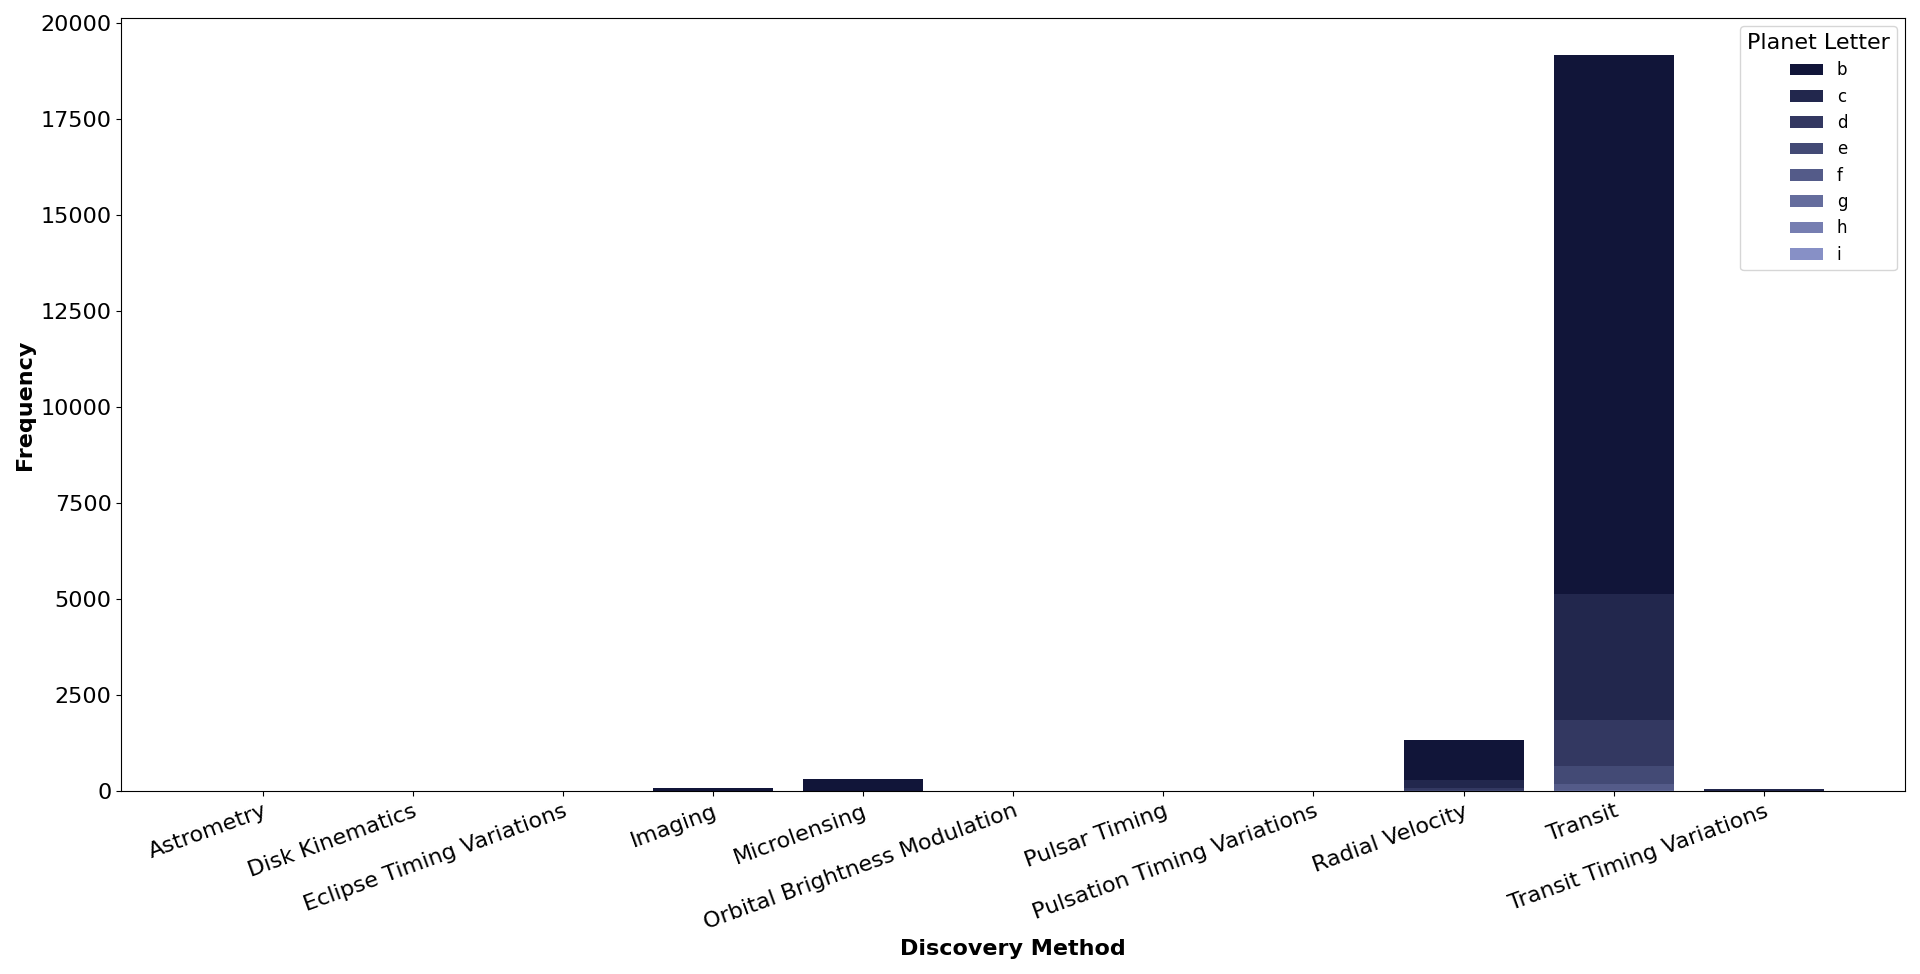

This figure's Python source:

# Paths:
path_data = "data/"
path_plot = "Plot_types/Barplot/"

# Packages:
import numpy as np
import pandas as pd
import matplotlib.pyplot as plt
from matplotlib.colors import LinearSegmentedColormap, Normalize
from matplotlib.colorbar import ColorbarBase
import matplotlib.gridspec as gridspec
import re

# Display options:
pd.set_option("display.width", 1200)
pd.set_option("display.max_columns", 300)
pd.set_option("display.max_rows", 300)

# Dataset:
df = pd.read_csv(path_data + "nasa_exoplanets.csv")
df_varnames = pd.read_csv(path_data + "nasa_exoplanets_var_names.csv")

# Variables:
cat_var1 = "pl_letter"
cat_var2 = "discoverymethod"
cat_var_name1 = df_varnames.loc[(df_varnames["var"] == cat_var1), ["var_name"]].values[0][0]
cat_var_name2 = df_varnames.loc[(df_varnames["var"] == cat_var2), ["var_name"]].values[0][0]
variables = [cat_var1, cat_var2]

# Deal with NAN:
df[variables] = df[variables].fillna("NA")

# Frequencies within each level of the first variable:
levels_var1 = df[cat_var1].unique().tolist()
levels_var2 = df[cat_var2].unique().tolist()
df_plot = pd.DataFrame({cat_var2: levels_var2})
for lvl_var1 in levels_var1:
    var2invar1 = df.loc[df[cat_var1] == lvl_var1][cat_var2].tolist()
    var2invar1_counts = [var2invar1.count(i) if var2invar1.count(i) > 0 else np.nan for i in levels_var2]
    lvl_var1_name = re.sub(pattern = r"[ \-()#/@;:<>{}=~|.?,\\]", 
                           repl = "_", 
                           string = lvl_var1)
    df_plot = pd.concat(
        [
            df_plot,
            pd.DataFrame({lvl_var1_name: var2invar1_counts},
                         dtype = "int")
        ],
        axis = 1)
df_plot = df_plot.fillna(0)
df_plot = df_plot.sort_values(cat_var2)
df_plot = df_plot.reset_index(drop = True)

df_plot_rel = df_plot.copy()
for l1 in range(df_plot_rel.shape[0]):
    sum_lvl_var1 = sum([df_plot_rel.iloc[l1, i] for i in range(1, df_plot_rel.shape[1])])
    for l2 in range(1, df_plot_rel.shape[1]):
        df_plot_rel.iloc[l1, l2] = round(df_plot_rel.iloc[l1, l2]/sum_lvl_var1*100, 2)

# Plot:
df_plot = df_plot_rel
n_groups = df_plot.shape[1] - 1
cmap = LinearSegmentedColormap.from_list("my_palette", ["#111539", "#97A1D9"])
my_palette = [cmap(i/n_groups) for i in np.array(range(n_groups))]
fig, ax = plt.subplots(
    figsize = (20, 10),
    tight_layout = True
)
bars = []
for i, (name, values) in enumerate(df_plot.iloc[:, 1:].items()):
    y_sum = df_plot.loc[i, name]
    for x, y in enumerate(values):
        bar = ax.bar(
            x = x,
            height = y + y_sum,
            color = my_palette[i]
        )
    bars.append(bar[0])
_ = ax.legend(
    bars, 
    df_plot.iloc[:, 1:].keys(),
    fontsize = "large",
    title = cat_var_name1,
    title_fontsize = 16,
    loc = "upper right"
)
_ = ax.set_xticks(np.arange(df_plot.shape[0]))
_ = ax.set_xticklabels(df_plot[cat_var2])
_ = ax.set_yscale("linear")
_ = ax.set_xlabel(
    cat_var_name2,
    fontsize = 16,
    fontweight = "bold"
)
_ = ax.set_ylabel(
    "Frequency",
    fontsize = 16,
    fontweight = "bold"
)
_ = ax.tick_params(
    axis = "x", 
    which = "major", 
    labelsize = 16,
    rotation = 20
)
_ = ax.tick_params(
    axis = "y", 
    which = "major", 
    labelsize = 16
)
_ = plt.setp(ax.get_xticklabels(),
             ha = "right", 
             rotation_mode = "anchor")
